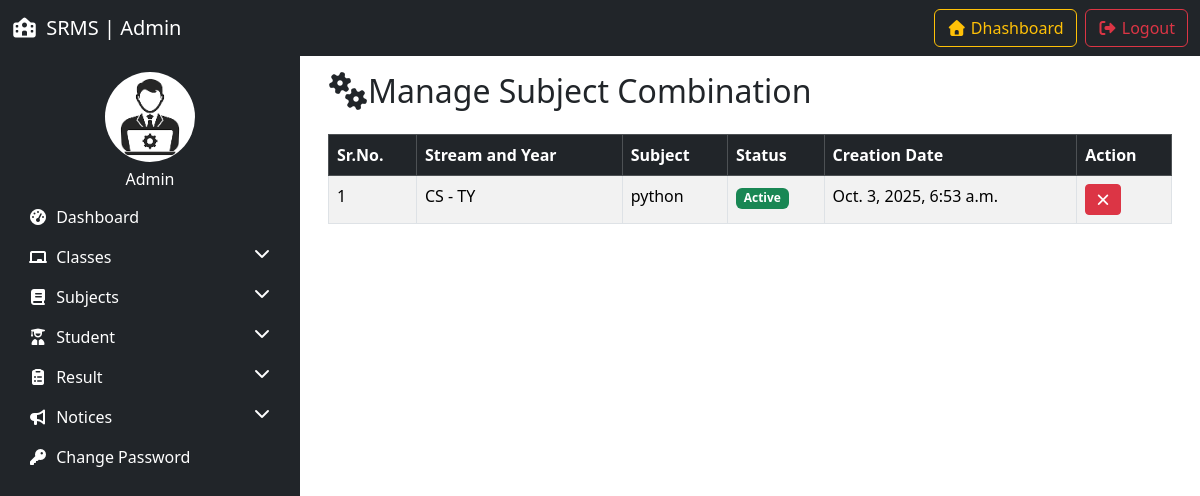
Page /manage_subject_combination/ (signed in) on the earlier database version.
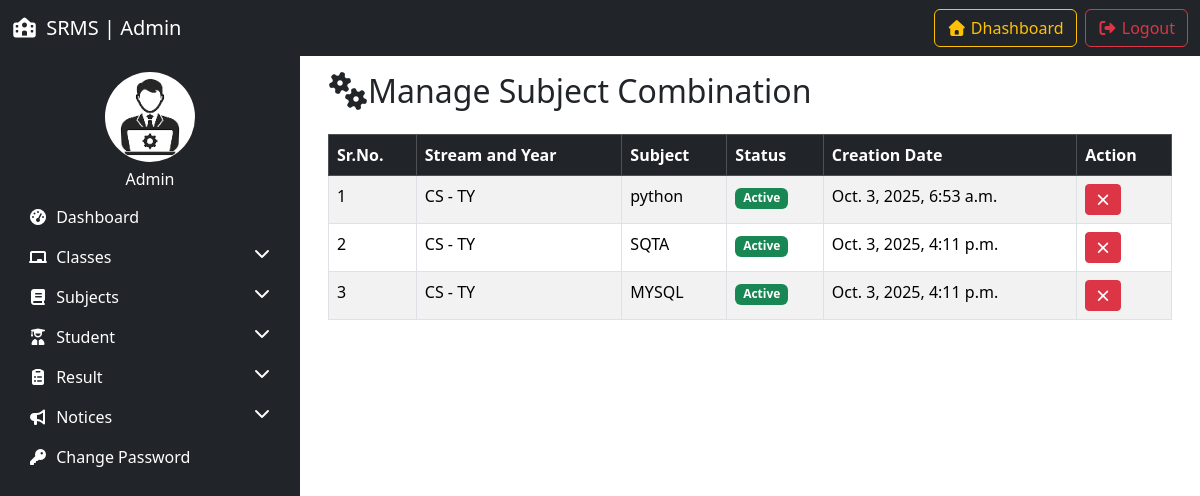
Same page on the later database version.
### resultapp/models.py (models this page shows, shortened)
class SubjectCombination(models.Model):
    student_class = models.ForeignKey(Studentclass, on_delete=models.SET_NULL, null=True)
    subject = models.ForeignKey(Subject, on_delete=models.SET_NULL, null=True)
    creation_date = models.DateTimeField(auto_now_add=True)
    updation_date = models.DateTimeField(auto_now=True)
    status = models.IntegerField(default=1)

class Studentclass(models.Model):
    streamName = models.CharField(max_length=100)
    yearStream = models.CharField(max_length=100)
    section = models.CharField(max_length=10)
    creation_date = models.DateTimeField(auto_now_add=True)
    updation_date = models.DateTimeField(auto_now=True)

class Subject(models.Model):
    subject_name = models.CharField(max_length=100)
    subject_code = models.CharField(max_length=20)
    creation_date = models.DateTimeField(auto_now_add=True)
    updation_date = models.DateTimeField(auto_now=True)

### resultapp/views.py (the view, shortened to what this page needs)
# urls.py: path('manage_subject_combination/',manage_subject_combination, name='manage_subject_combination'),
@login_required
def manage_subject_combination(request):
    combinations = SubjectCombination.objects.all()
    aid = request.GET.get('aid')
    did = request.GET.get('did')
    return render(request,'manage_subject_combination.html', locals())

### resultapp/templates/manage_subject_combination.html (shortened to what this page needs)
{% extends 'admin_base.html' %}
{% load static %}
{% block content %}
<div class="container">
    <h2 class="mb-4"><i class="fas fa-cogs"></i>Manage Subject Combination</h2>
    <table class="table table-bordered table-striped">
        <thead class="table-dark">
            <tr>
                <th>Sr.No.</th>
                <th>Stream and Year</th>
                <th>Subject</th>
                <th>Status</th>
                <th>Creation Date</th>
                <th>Action</th>
            </tr>
        </thead>
        <tbody>
            {% for i in combinations %}
             <tr>
                <td>{{forloop.counter}}</td>
                <td>{{i.student_class.streamName}} - {{i.student_class.yearStream}}</td>
                <td>{{i.subject.subject_name}}</td>
                <td>
                    {% if i.status == 1 %}
                    <span class="badge bg-success">Active</span>
                    {% else %}
                    <span class="badge bg-danger">Inactive</span>
                    {% endif %}
                </td>
                <td>{{i.creation_date}}</td>
                <td>
                    {% if i.status == 1 %}
                    <a href="?did={{i.id}}" onclick="return confirm('Deactivate this subject?')" class="btn btn-sm btn-danger"><i class="fas fa-times"></i></a>
                    {% else %}
                    <a href="?aid={{i.id}}" onclick="return confirm('Activate this subject?')" class="btn btn-sm btn-success"><i class="fas fa-check"></i></a>
                    {% endif %}
                </td>
            </tr>
            {% empty %}
            <tr>
                <td colspan="6" class="text-center">No Subject Combination Found</td>
            </tr>
            {% endfor %}
        </tbody>
    </table>
</div>
{% endblock %}

Differences in the rows shown:
added SubjectCombination: student_class.streamName "CS", student_class.yearStream "TY", subject.subject_name "SQTA", status "Active", creation_date "Oct. 3, 2025, 4:11 p.m."
added SubjectCombination: student_class.streamName "CS", student_class.yearStream "TY", subject.subject_name "MYSQL", status "Active", creation_date "Oct. 3, 2025, 4:11 p.m."
